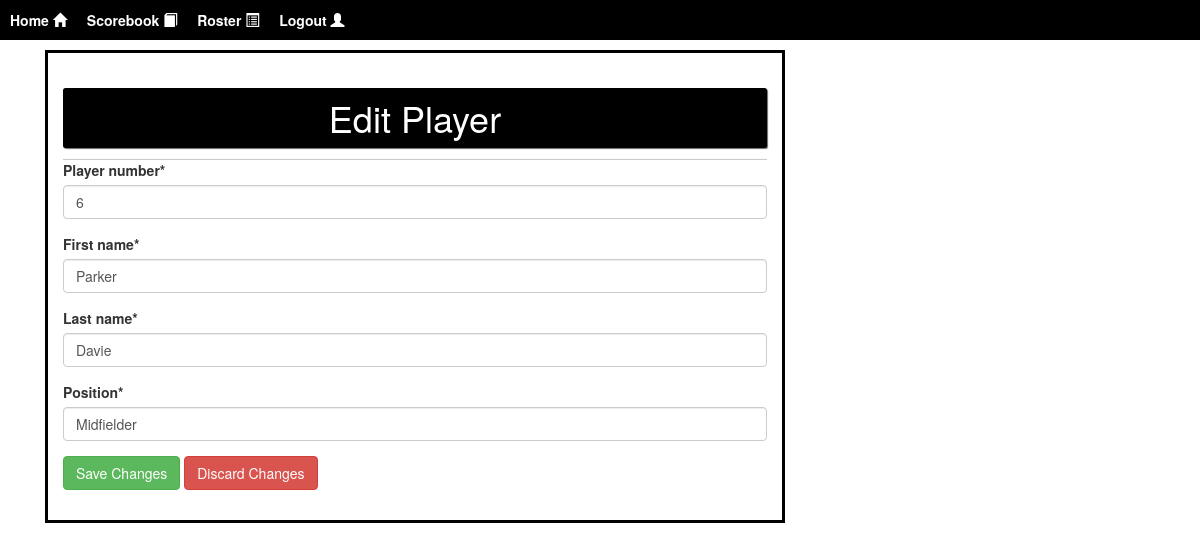
/edit-scorebook-player/11/ (signed in), run on the app's committed database.
### core/models.py (models this page shows, shortened)
class Player(models.Model):
    id = models.AutoField(primary_key=True)
    profile_image = models.ImageField(upload_to="profile_pictures/",
                                      default="profile_pictures/default.jpg")
    player_number = models.PositiveIntegerField("Player Number", default=0)
    first_name = models.CharField("First Name", max_length=30, default="")
    last_name = models.CharField("Last Name", max_length=30, default="")
    position = models.CharField("Position", max_length=4,
                                choices=POSITION_CHOICES, default="ATT")
    class_standing = models.CharField("Class", max_length=2,
                                      choices=CLASS_STANDING_CHOICES,
                                      default="N/A")
    weight_pounds = models.PositiveIntegerField("Weight (pounds)", default=0,
                                                blank=True, null=True)
    height_feet = models.PositiveIntegerField("Height (feet)", default=0,
                                              blank=True, null=True)
    height_inches = models.PositiveIntegerField("Height (inches)", default=0,
                                                blank=True, null=True)
    major = models.CharField("Major", max_length=100, default="N/A", blank=True,
                             null=True)
    hometown = models.CharField("Hometown", max_length=100, default="N/A",
                                blank=True, null=True)
    team = models.ForeignKey(Roster,
                             on_delete=models.CASCADE,
                             default=None)
    statistics = models.ForeignKey(PlayerStatistics,
                                   related_name="statistics",
                                   on_delete=models.CASCADE,
                                   null=True,
                                   blank=True,
                                   default=None)
    saves = models.ForeignKey(PlayerSaves,
                              related_name="saves",
                              on_delete=models.CASCADE,
                              null=True,
                              blank=True,
                              default=None)
    substitute = models.ForeignKey(Substitutes,
                                   related_name="substitute_set",
                                   on_delete=models.CASCADE,
                                   null=True,
                                   blank=True,
                                   default=None)

### core/views.py (the view, shortened to what this page needs)
@login_required
def scorebook_edit_player(request: HttpRequest, player_id: int) -> HttpResponse:
    player = Player.objects.get(id=player_id)
    initial = {
        "player_number": player.player_number,
        "first_name": player.first_name,
        "last_name": player.last_name,
        "position": player.position,
    }
    initial.update(initial_time)
    roster = player.team
    if player is not None:
        form = player_form_factory(request, roster=roster, initial=initial)
        return render(request, "edit_scorebook_player.html",
                      {"form": form, "id": player.id})
    else:
        return HttpResponse("Player Not Found")

### core/forms.py
class ScorebookPlayerForm(forms.Form):
    player_number = forms.IntegerField(min_value=0)
    first_name = forms.CharField(max_length=30)
    last_name = forms.CharField(max_length=30)
    position = forms.CharField(widget=forms.Select(choices=POSITION_CHOICES))

### core/forms.py (called while the page is built, shortened)
def player_form_factory(request, scorebook=None, roster=None, **kwargs):
    if request.method == "GET":
        return ScorebookPlayerForm(**kwargs)

### core/templates/edit_scorebook_player.html (shortened to what this page needs)
{% extends "base.html" %}
{% block content %}
{% load crispy_forms_tags %}
<div class="container">
    <div id="content" name="content" class="register">
        <div class="custom-block col-md-8 col-sm-8">
            <h1 class="bg_black">Edit Player</h1>
            <hr class="ml-auto mr-auto mt-auto mb-auto">
            <form method="POST" class="form-group" action="/edit-scorebook-player/{{id}}/">
                {{ form|crispy }}
                <button type="submit" class="btn btn-success">Save Changes</button>
                <a href="/edit-scorebook/" class="btn btn-danger">Discard Changes</a>
            </form>
        </div>
    </div>
</div>
{% endblock content %}

### core/templates/base.html (style rules this page uses)
.bg_black { padding: 10px; border-radius: 2.5px; box-shadow: 1px 1px 1px rgb(105, 105, 105); background: rgb(0, 0, 0); color: white; text-align: center; }
.custom-block { padding: 15px; border: 3px solid rgb(0, 0, 0); }

### data on the page
Player: player_number "6", first_name "Parker", last_name "Davie", position "Midfielder"
